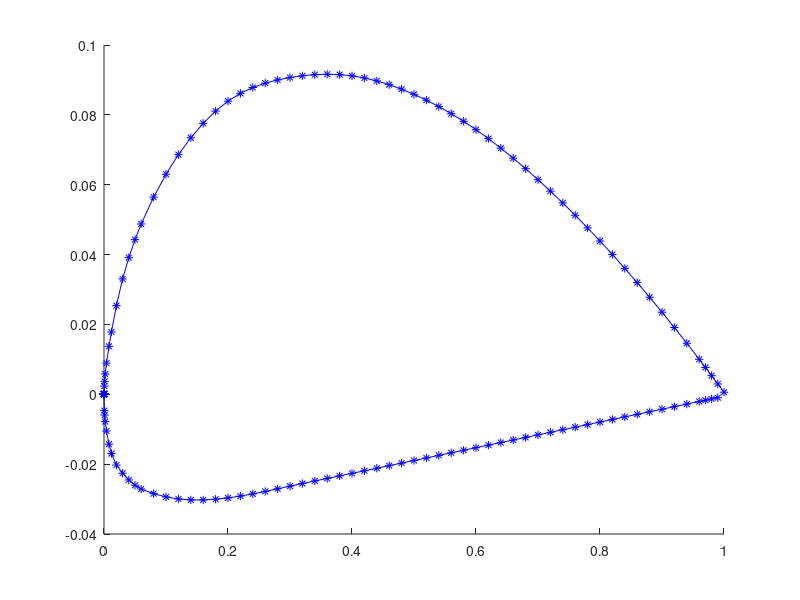

Reproduce this figure in MATLAB.
clear all; close all; clc;
M = dlmread("data.txt")
for i=1:61
  X_up(i)=M(i,1);
endfor
for i=62:122
  X_dw(i)=M(i,1);
endfor
for i=1:61
  Y_up(i)=M(i,2);
endfor
for i=62:122
  Y_dw(i)=M(i,2);
endfor
figure 
  hold on 
  plot(X_up, Y_up, 'b-*'); 
  plot(X_dw, Y_dw, 'b-*'); 